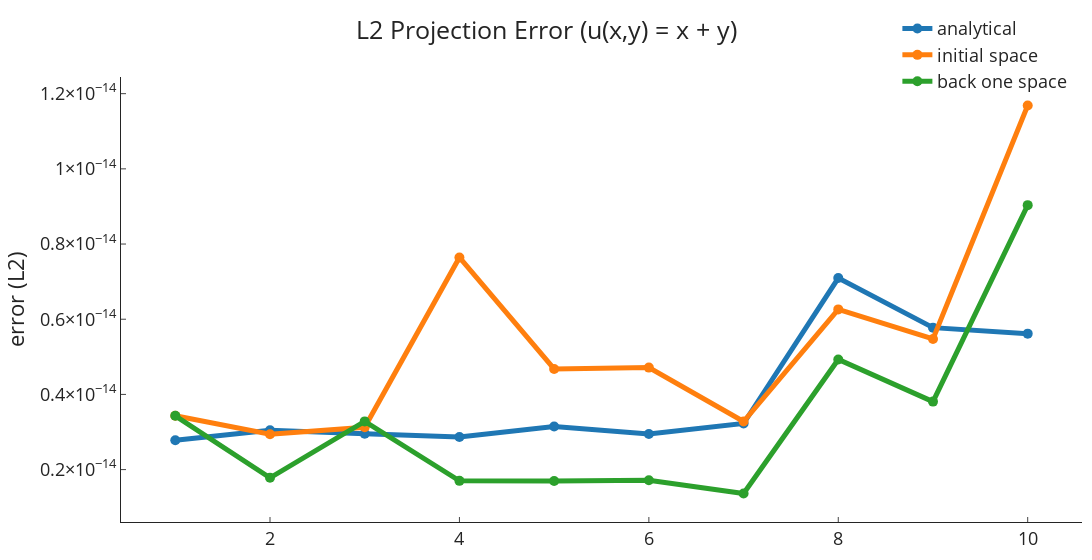

Notebook code cell kept with this figure:
### Code cell
plot_n_L2_projections_error(linear_errors, "x + y")

### Figure 1 — Plotly figure (JSON) as saved in the notebook; plotly's stock layout.template omitted (floating-point values rounded to 4 significant figures)
{"data": [{"line": {"width": 5}, "marker": {"size": 10}, "name": "analytical", "type": "scatter", "x": [1, 2, 3, 4, 5, 6, 7, 8, 9, 10], "y": [2.783e-15, 3.047e-15, 2.955e-15, 2.869e-15, 3.146e-15, 2.946e-15, 3.226e-15, 7.095e-15, 5.776e-15, 5.617e-15]}, {"line": {"width": 5}, "marker": {"size": 10}, "name": "initial space", "type": "scatter", "x": [1, 2, 3, 4, 5, 6, 7, 8, 9, 10], "y": [3.431e-15, 2.941e-15, 3.125e-15, 7.643e-15, 4.678e-15, 4.713e-15, 3.279e-15, 6.262e-15, 5.474e-15, 1.169e-14]}, {"line": {"width": 5}, "marker": {"size": 10}, "name": "back one space", "type": "scatter", "x": [1, 2, 3, 4, 5, 6, 7, 8, 9, 10], "y": [3.431e-15, 1.782e-15, 3.282e-15, 1.701e-15, 1.698e-15, 1.717e-15, 1.364e-15, 4.929e-15, 3.809e-15, 9.035e-15]}], "layout": {"font": {"size": 18}, "legend": {"bgcolor": "rgba(0,0,0,0)", "font": {"size": 18}, "orientation": "v", "x": 0.99, "xanchor": "right", "y": 1.15, "yanchor": "top"}, "margin": {"b": 10, "l": 10, "r": 10, "t": 60}, "title": {"text": "L2 Projection Error (u(x,y) = x + y)", "x": 0.5}, "width": 1200, "xaxis": {"ticks": "inside"}, "yaxis": {"exponentformat": "power", "ticks": "inside", "title": {"text": "error (L2)"}}}}
